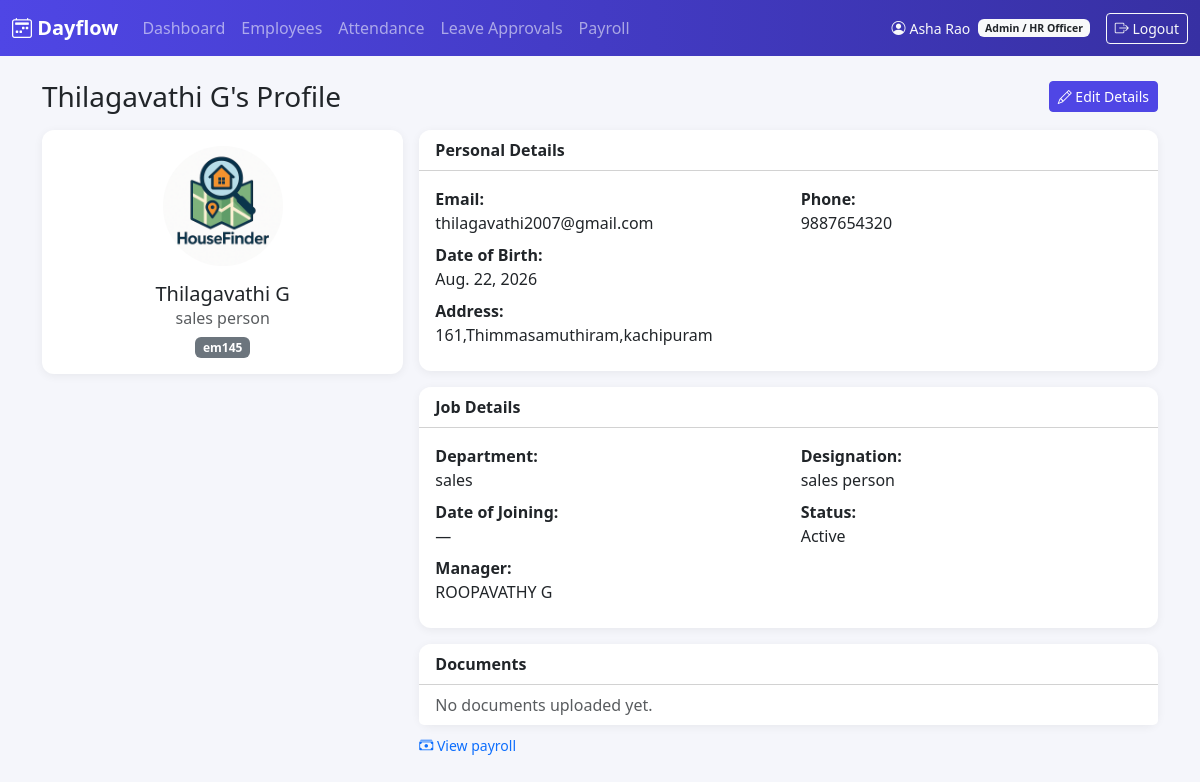
The app's page /profile/employees/6/ (signed in) with its own data.
### accounts/models.py (models this page shows, shortened)
class User(AbstractUser):
    class Role(models.TextChoices):
        ADMIN = 'ADMIN', 'Admin / HR Officer'
        EMPLOYEE = 'EMPLOYEE', 'Employee'
    employee_id = models.CharField(max_length=20, unique=True)
    email = models.EmailField(unique=True)
    role = models.CharField(max_length=10, choices=Role.choices, default=Role.EMPLOYEE)
    is_email_verified = models.BooleanField(default=False)
    USERNAME_FIELD = 'username'
    REQUIRED_FIELDS = ['email', 'employee_id']
    @property
    def is_admin_role(self):
        return self.role == self.Role.ADMIN

### employees/models.py (models this page shows, shortened)
class EmployeeProfile(models.Model):
    user = models.OneToOneField(settings.AUTH_USER_MODEL, on_delete=models.CASCADE, related_name='profile')
    phone = models.CharField(max_length=20, blank=True)
    address = models.TextField(blank=True)
    date_of_birth = models.DateField(null=True, blank=True)
    profile_picture = models.ImageField(upload_to=profile_picture_path, null=True, blank=True)
    department = models.CharField(max_length=100, blank=True)
    designation = models.CharField(max_length=100, blank=True)
    date_of_joining = models.DateField(null=True, blank=True)
    employment_status = models.CharField(
        max_length=20,
        choices=[('ACTIVE', 'Active'), ('ON_LEAVE', 'On Leave'), ('INACTIVE', 'Inactive')],
        default='ACTIVE',
    )
    manager = models.ForeignKey(
        settings.AUTH_USER_MODEL, on_delete=models.SET_NULL, null=True, blank=True,
        related_name='direct_reports',
    )
    updated_at = models.DateTimeField(auto_now=True)

### employees/views.py (the view)
# urls.py: path('employees/<int:user_id>/', views.employee_detail, name='employee_detail'),
@admin_required
def employee_detail(request, user_id):
    employee = get_object_or_404(User, pk=user_id)
    profile, _ = EmployeeProfile.objects.get_or_create(user=employee)
    return render(request, 'employees/profile_detail.html', {
        'profile': profile,
        'is_own_profile': False,
    })

### templates/employees/profile_detail.html (shortened to what this page needs)
{% extends "base.html" %}
{% block content %}
<div class="d-flex justify-content-between align-items-center mb-3">
    <h3 class="mb-0">{% if is_own_profile %}My Profile{% else %}{{ profile.user.get_full_name|default:profile.user.username }}'s Profile{% endif %}</h3>
    {% if is_own_profile %}
        <a href="{% url 'employees:edit_my_profile' %}" class="btn btn-primary btn-sm"><i class="bi bi-pencil"></i> Edit Profile</a>
    {% elif user.is_admin_role %}
        <a href="{% url 'employees:employee_edit' profile.user.id %}" class="btn btn-primary btn-sm"><i class="bi bi-pencil"></i> Edit Details</a>
    {% endif %}
</div>
<div class="row g-3">
    <div class="col-md-4">
        <div class="card text-center">
            <div class="card-body">
                {% if profile.profile_picture %}
                    <img src="{{ profile.profile_picture.url }}" class="rounded-circle mb-3" width="120" height="120" style="object-fit:cover;">
                {% else %}
                    <i class="bi bi-person-circle text-secondary" style="font-size: 7rem;"></i>
                {% endif %}
                <h5 class="mb-0">{{ profile.user.get_full_name|default:profile.user.username }}</h5>
                <p class="text-muted mb-1">{{ profile.designation|default:"—" }}</p>
                <span class="badge bg-secondary">{{ profile.user.employee_id }}</span>
            </div>
        </div>
    </div>
    <div class="col-md-8">
        <div class="card mb-3">
            <div class="card-header bg-white">Personal Details</div>
            <div class="card-body">
                <div class="row">
                    <div class="col-6 mb-2"><strong>Email:</strong><br>{{ profile.user.email }}</div>
                    <div class="col-6 mb-2"><strong>Phone:</strong><br>{{ profile.phone|default:"—" }}</div>
                    <div class="col-6 mb-2"><strong>Date of Birth:</strong><br>{{ profile.date_of_birth|default:"—" }}</div>
                    <div class="col-12 mb-2"><strong>Address:</strong><br>{{ profile.address|default:"—" }}</div>
                </div>
            </div>
        </div>
        <div class="card mb-3">
            <div class="card-header bg-white">Job Details</div>
            <div class="card-body">
                <div class="row">
                    <div class="col-6 mb-2"><strong>Department:</strong><br>{{ profile.department|default:"—" }}</div>
                    <div class="col-6 mb-2"><strong>Designation:</strong><br>{{ profile.designation|default:"—" }}</div>
                    <div class="col-6 mb-2"><strong>Date of Joining:</strong><br>{{ profile.date_of_joining|default:"—" }}</div>
                    <div class="col-6 mb-2"><strong>Status:</strong><br>{{ profile.get_employment_status_display }}</div>
                    <div class="col-6 mb-2"><strong>Manager:</strong><br>{{ profile.manager.get_full_name|default:"—" }}</div>
                </div>
            </div>
        </div>
        <div class="card">
            <div class="card-header bg-white d-flex justify-content-between align-items-center">
                Documents
            </div>
            <ul class="list-group list-group-flush">
                {% for doc in profile.documents.all %}
                <li class="list-group-item">
                    <a href="{{ doc.file.url }}" target="_blank"><i class="bi bi-file-earmark-text"></i> {{ doc.title }}</a>
                </li>
                {% empty %}
                <li class="list-group-item text-muted">No documents uploaded yet.</li>
                {% endfor %}
            </ul>
        </div>
        <div class="mt-2">
            <a href="{% url 'payroll:my_payroll' %}" class="text-decoration-none small">
                <i class="bi bi-cash-stack"></i> {% if is_own_profile %}View salary structure{% else %}View payroll{% endif %}
            </a>
        </div>
    </div>
</div>
{% endblock %}

### templates/base.html (shortened to what this page needs)
{% load static %}
<!DOCTYPE html>
<html lang="en">
<head>
    <link href="https://cdn.jsdelivr.net/npm/bootstrap@5.3.3/dist/css/bootstrap.min.css" rel="stylesheet">
    <link rel="stylesheet" href="https://cdn.jsdelivr.net/npm/bootstrap-icons@1.11.3/font/bootstrap-icons.css">
    <link rel="stylesheet" href="{% static 'css/dayflow.css' %}">
</head>
<body>
{% if user.is_authenticated %}
<nav class="navbar navbar-expand-lg navbar-dark dayflow-navbar">
    <div class="container-fluid">
        <a class="navbar-brand fw-bold" href="{% url 'dashboard:redirect' %}">
            <i class="bi bi-calendar2-week"></i> Dayflow
        </a>
        <div class="collapse navbar-collapse" id="navMenu">
            <ul class="navbar-nav me-auto mb-2 mb-lg-0">
                {% if user.is_admin_role %}
                <li class="nav-item"><a class="nav-link" href="{% url 'dashboard:admin_dashboard' %}">Dashboard</a></li>
                <li class="nav-item"><a class="nav-link" href="{% url 'employees:employee_list' %}">Employees</a></li>
                <li class="nav-item"><a class="nav-link" href="{% url 'attendance:all_attendance' %}">Attendance</a></li>
                <li class="nav-item"><a class="nav-link" href="{% url 'leaves:all_leaves' %}">Leave Approvals</a></li>
                <li class="nav-item"><a class="nav-link" href="{% url 'payroll:payroll_overview' %}">Payroll</a></li>
                {% endif %}
            </ul>
            <ul class="navbar-nav">
                <li class="nav-item d-flex align-items-center text-light small me-3">
                    <i class="bi bi-person-circle me-1"></i> {{ user.get_full_name|default:user.username }}
                    <span class="badge bg-light text-dark ms-2">{{ user.get_role_display }}</span>
                </li>
                <li class="nav-item">
                    <form method="post" action="{% url 'accounts:logout' %}" class="d-inline">
                        <button type="submit" class="btn btn-outline-light btn-sm">
                            <i class="bi bi-box-arrow-right"></i> Logout
                        </button>
                    </form>
                </li>
            </ul>
        </div>
    </div>
</nav>
{% endif %}
<div class="container my-4">
    {% block content %}{% endblock %}
</div>
</body>
</html>

### static/css/dayflow.css (style rules this page uses)
:root { --dayflow-primary: #4f46e5; --dayflow-primary-dark: #3730a3; --dayflow-accent: #14b8a6; --dayflow-bg: #f5f6fb; }
body { background-color: var(--dayflow-bg); font-family: 'Segoe UI', system-ui, -apple-system, sans-serif; }
.dayflow-navbar { background: linear-gradient(90deg, var(--dayflow-primary), var(--dayflow-primary-dark)); }
.card { border: none; border-radius: 0.75rem; box-shadow: 0 2px 10px rgba(0, 0, 0, 0.06); }
.card-header { border-radius: 0.75rem 0.75rem 0 0 !important; font-weight: 600; }
.btn-primary { background-color: var(--dayflow-primary); border-color: var(--dayflow-primary); }

### records on screen
User: get_full_name "Asha Rao", role "Admin / HR Officer"
EmployeeProfile: user.get_full_name "Thilagavathi G", profile_picture (picture), designation "sales person", user.employee_id "em145", user.email "thilagavathi2007@gmail.com", phone "9887654320", date_of_birth "Aug. 22, 2026", address "161,Thimmasamuthiram,kachipuram", department "sales", date_of_joining "—", employment_status "Active", manager.get_full_name "ROOPAVATHY G"
